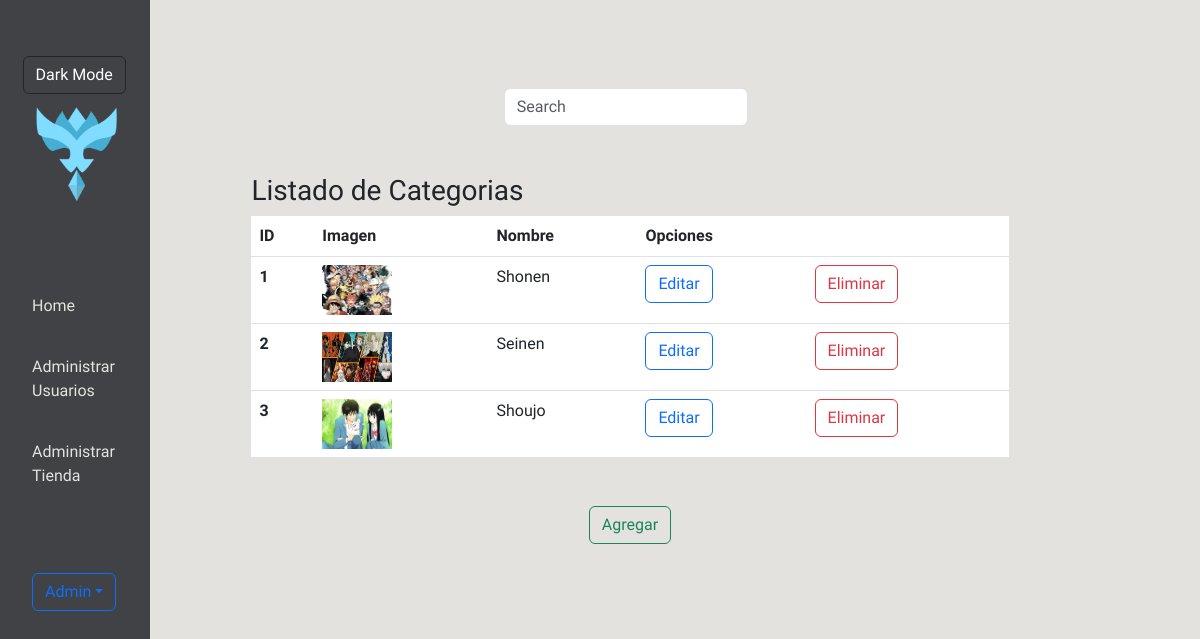
The page /Catelist (signed in) on the database its author committed.
### apps/Store/models.py (models this page shows, shortened)
class Category(models.Model):
    cate_id = models.IntegerField(primary_key=True, unique=True)
    cate_img = models.ImageField(upload_to='CateImg')
    cate_name = models.CharField(max_length=50, null=False)

### apps/Store/views.py (the view)
# urls.py: path('Catelist', views.cCatelist),
@staff_member_required(login_url='login')
def cCatelist(request):
    categories = Category.objects.all()
    return render(request, "catelist.html",{"Cate":categories})

### apps/Store/templates/catelist.html (shortened to what this page needs)
{% extends './StoreAdmin.html' %}
{% load static %}
{% block head %}
    <link rel="stylesheet" href="{% static 'css/style.css' %}">
{% endblock %}
{% block body %}
    <div id="bgkc" class="container" style="position: absolute; width: 100%;">
        <div id="contlist" class="container mt-5">
            <div class="d-flex col-md-4 mt-5 mb-5 mx-auto">
                <input id="listSearch" class="form-control me-2" data-bs-toggle="collapse" data-bs-target="#collapsesbar" aria-expanded="false" aria-controls="collapsesbar" type="search" placeholder="Search" aria-label="Search">
            </div>
            <h3>Listado de Categorias</h3>
            <table class="table">
                <thead>
                <tr>
                    <th scope="col">ID</th>
                    <th scope="col">Imagen</th>
                    <th scope="col">Nombre</th>
                    <th scope="col">Opciones</th>
                    <th scope="col"></th>
                </tr>
                </thead>
                <tbody>
                    {% for i in Cate %}
                        <tr>
                            <th scope="row">{{i.cate_id}}</th>
                            <td><img src="{{i.cate_img.url}}" alt="" width="70" height="50"></td>
                            <td>{{i.cate_name}}</td>
                            <td>
                                <a href="/edCate/{{i.cate_id}}" class="btn btn-outline-primary">Editar</a>
                            </td>
                            <td>
                                <a class="btn btn-outline-danger btn-abrir-modalcl" data-bs-toggle="modal" data-bs-target="#cemodal" data-product-id="{{i.cate_id}}">Eliminar</a>
                            </td>
                        </tr>
                    {% endfor %}
                </tbody>
            </table>
            <div class="col-md-12 d-flex justify-content-center mt-5"><a href="/AddCateg"><button class="btn btn-outline-success">Agregar</button></a></div>
        </div>
    </div>
{% endblock body %}

### apps/Store/static/css/style.css (style rules this page uses)
:root { --main-color: #E3E2DF; --second-color: #000000; --third-color: #9a1750; --fourth-color: #404246; background-color: var(--main-color); }
#bgkc a { text-decoration: none; }
* { margin: 0; padding: 0; box-sizing: border-box; font-family: 'Geologica', sans-serif; }
#contlist { margin-left: 10%; }
.container { position: relative; left: 5%; top: 5%; width: 70%; height: auto; }

### rows shown on the page
Category: cate_id "1", cate_img (picture), cate_name "Shonen"
Category: cate_id "2", cate_img (picture), cate_name "Seinen"
Category: cate_id "3", cate_img (picture), cate_name "Shoujo"
